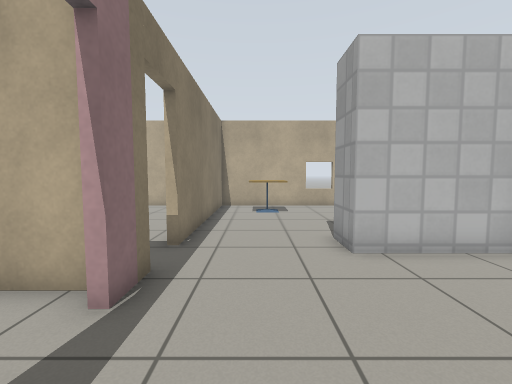
view 1 (above)

22 first-person views from a walk through a world built for the Gazebo simulator. The camera is 0.94 m above the floor, tilts 4° down and sees 90° across. The floor is counted in squares, 0.5 m on a side. Each view is taken from the middle of a square. On the plan, view 1 faces up. The plan holds only what a view shows up to about 15 squares ahead; the rest is blank. The robots in the file are not drawn. Gazebo's built-in surfaces are drawn with simple patterns.

view 2
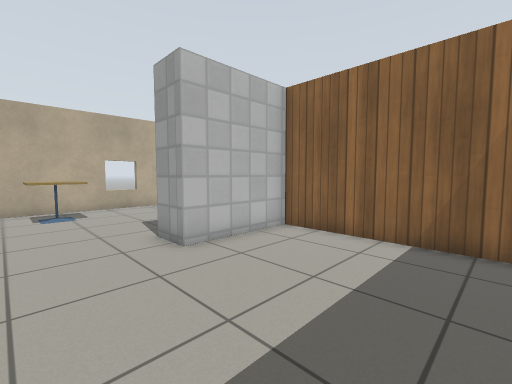

view 3
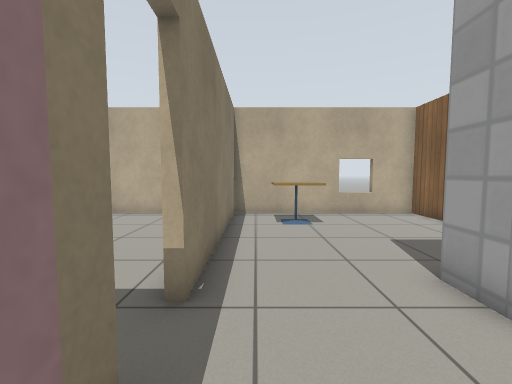

view 4
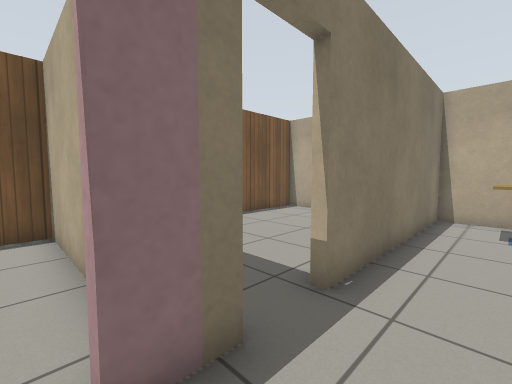

view 5
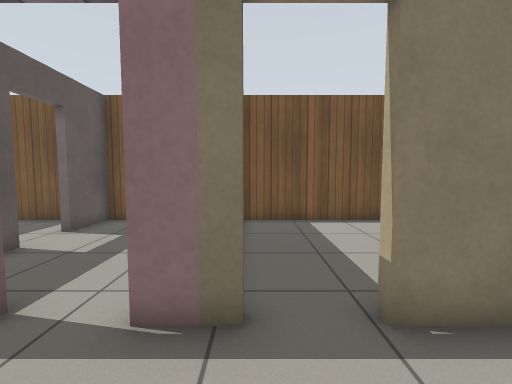

view 6
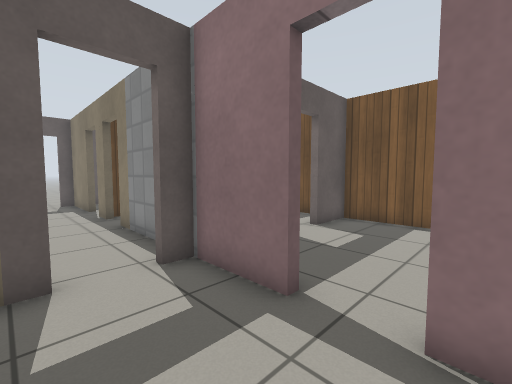

view 7
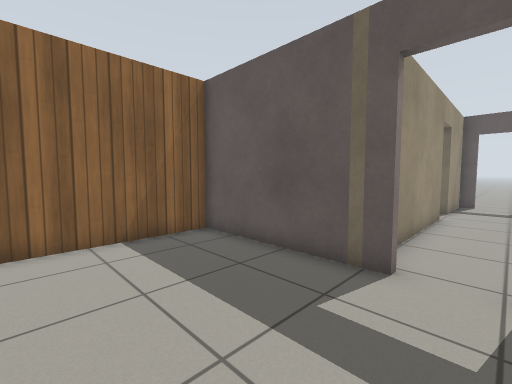

view 8
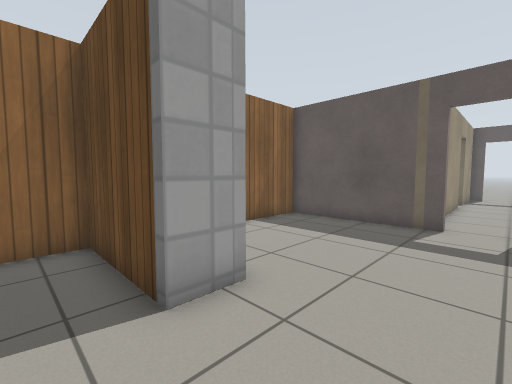

view 9
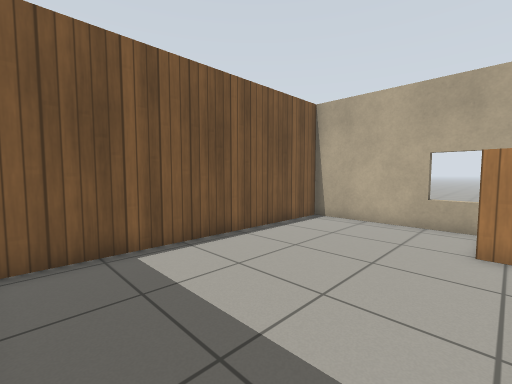

view 10
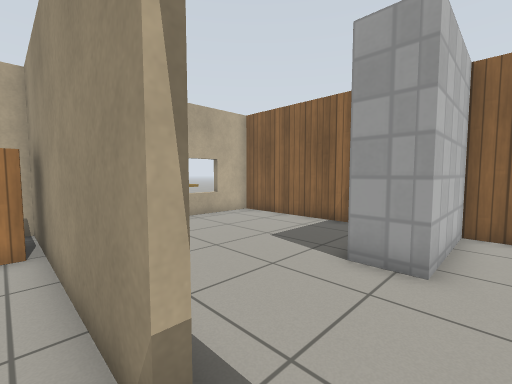

view 11
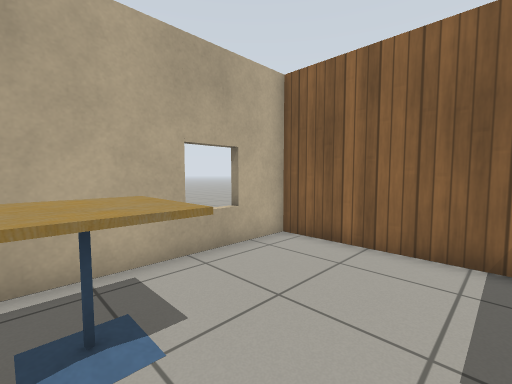

view 12
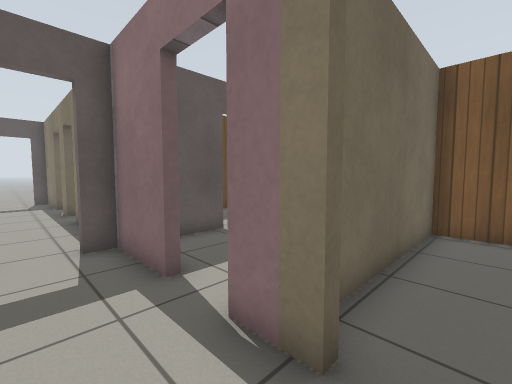

view 13
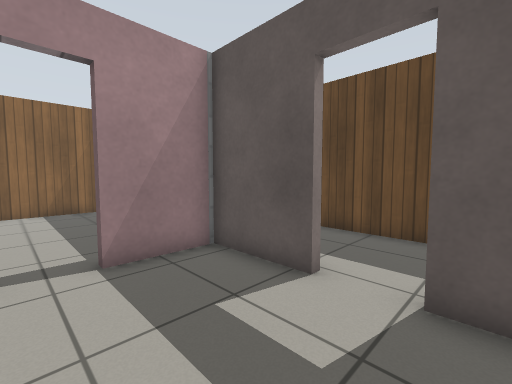

view 14
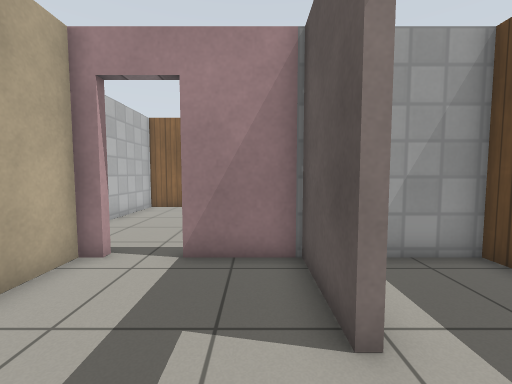

view 15
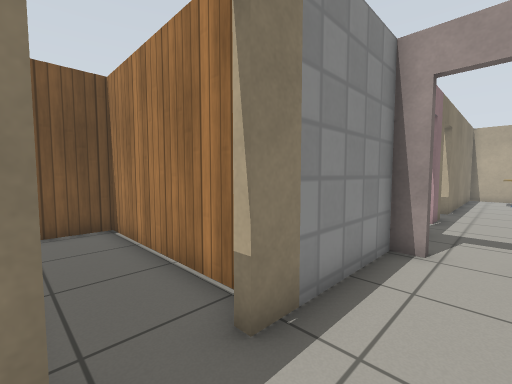

view 16
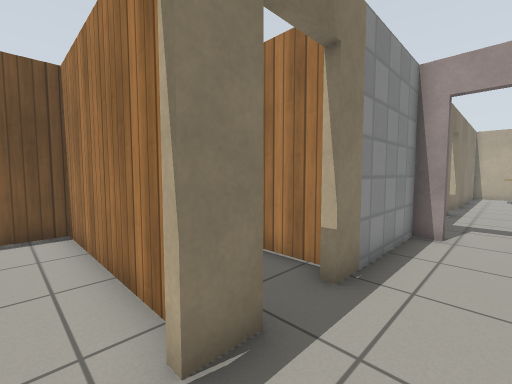

view 17
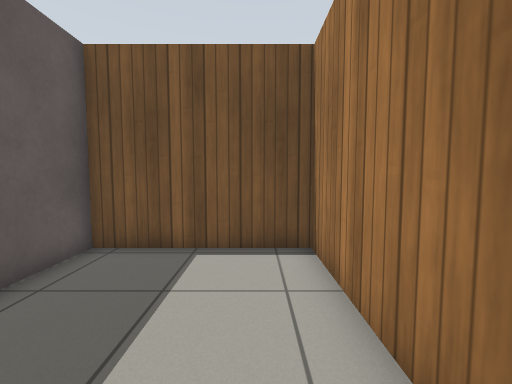

view 18
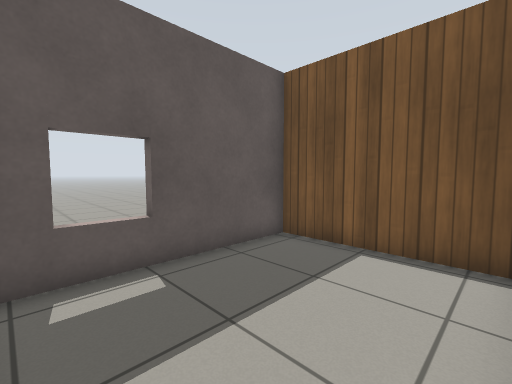

view 19
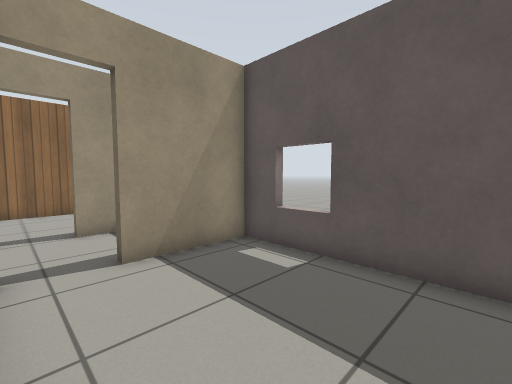

view 20
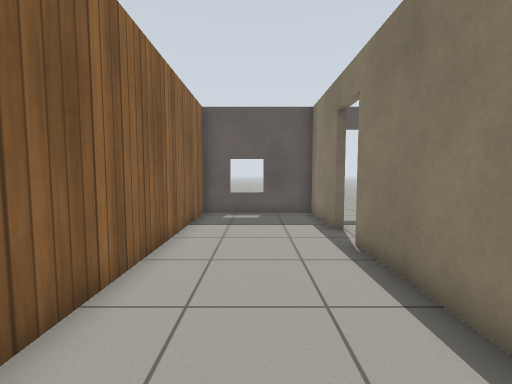

view 21
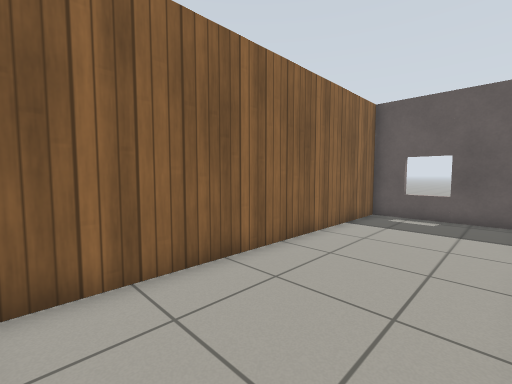

view 22
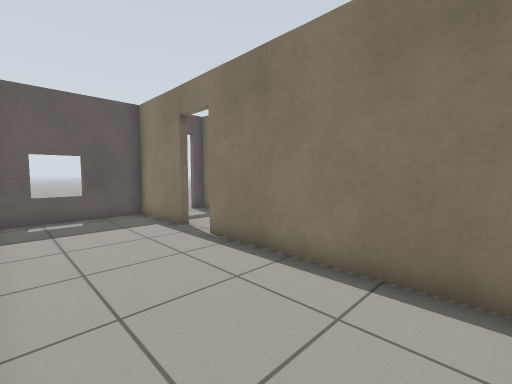

### Floor plan
Points are (right, up) in squares from view 1. A wall is a line through its corners. A room is listed if a view was taken in it or the views show most of it. See-through windows are left out.
Room 1 (views 1, 2, 3, 4, 5, 6, 7, 12)
walls: (-2, 1.8) (-2, -1) (-1.3, -1); (0.4, -1) (6.5, -1) (6.5, 6) (2.3, 6) (2.3, 7.5); (-2, 4.9) (-2, 3.4); (-2, 7.6) (-2, 6.6)
ways out: opening at (0.5, 6.5) to room 2; open door at (-2, 5.5) to room 3; open door at (-2, 2.5) to room 4; open door at (-0.5, -1) to room 5
Room 2 (views 8, 11)
walls: (2.3, 7.5) (6.5, 7.5) (6.5, 15.2) (-2, 15.2) (-2, 7.6)
ways out: opening at (0.5, 6.5) to room 1
objects: cafe table (0, 12) to (1, 14)
Room 3 (views 9, 10)
walls: (-2.3, 6.6) (-2.3, 15.2) (-9.4, 15.2) (-9.4, 4.3) (-3.4, 4.3)
ways out: open door at (-2, 5.5) to room 1
objects: bookshelf (-3, 13) to (-3, 14)
Room 4 (views 13, 14)
walls: (-5.5, -1) (-2, -1); (-2.3, 3.4) (-2.3, 4) (-9.4, 4) (-9.4, -1) (-7.1, -1); (-2.3, -1.3) (-2.3, 1.8)
ways out: open door at (-2, 2.5) to room 1; open door at (-6.5, -1) to room 8
Room 5 (views 15, 16)
walls: (-2, -7.8) (-2, -9); (1, -8.8) (1, -3.2); (-2, -10.6) (-2, -14.2) (-1.4, -14.2); (-1.3, -1.3) (-2.3, -1.3); (-2, -1) (-2, -6.1); (0.3, -14.2) (1, -14.2) (1, -10.5)
ways out: open door at (-0.5, -1) to room 1; open door at (-2, -9.5) to room 6; open door at (1, -9.5) to room 7; open door at (-2, -6.5) to room 9; open door at (-0.5, -14)
Room 6 (views 17, 18, 19)
walls: (-3, -8.6) (-9.4, -8.6) (-9.4, -14.2) (-2.3, -14.2) (-2.3, -10.6)
ways out: open door at (-2, -9.5) to room 5
Room 7 (views 20, 21, 22)
walls: (1.3, -10.5) (1.3, -14.2) (6.5, -14.2) (6.5, -1.9); (1.3, -1.9) (1.3, -8.8)
ways out: open door at (1, -9.5) to room 5
Room 8 (no view inside)
walls: (-6.5, -5.1) (-2.3, -5.1) (-2.3, -2.9); (-9.4, -2.6) (-9.4, -4.9)
ways out: open door at (-6.5, -1) to room 4
Room 9 (no view inside)
walls: (-2.6, -5.4) (-9.4, -5.4) (-9.4, -7.4)
ways out: open door at (-2, -6.5) to room 5

Positions as (right, up) in squares from view 1, and headings:
1: (0, 0), facing up
2: (-1, 0), facing up-right
3: (-1, 3), facing up
4: (0, 3), facing up-left
5: (1, 5), facing left
6: (1, 4), facing down-left
7: (-1, 4), facing down-right
8: (-1, 9), facing down-right
9: (-3, 5), facing up-left
10: (-3, 5), facing up-right
11: (0, 10), facing up-right
12: (0, 6), facing down-left
13: (-8, 3), facing down-right
14: (-8, 0), facing right
15: (0, -8), facing up-left
16: (0, -10), facing up-left
17: (-3, -10), facing left
18: (-3, -9), facing down-left
19: (-8, -9), facing down-right
20: (4, -2), facing down
21: (2, -2), facing down-right
22: (6, -2), facing down-left
